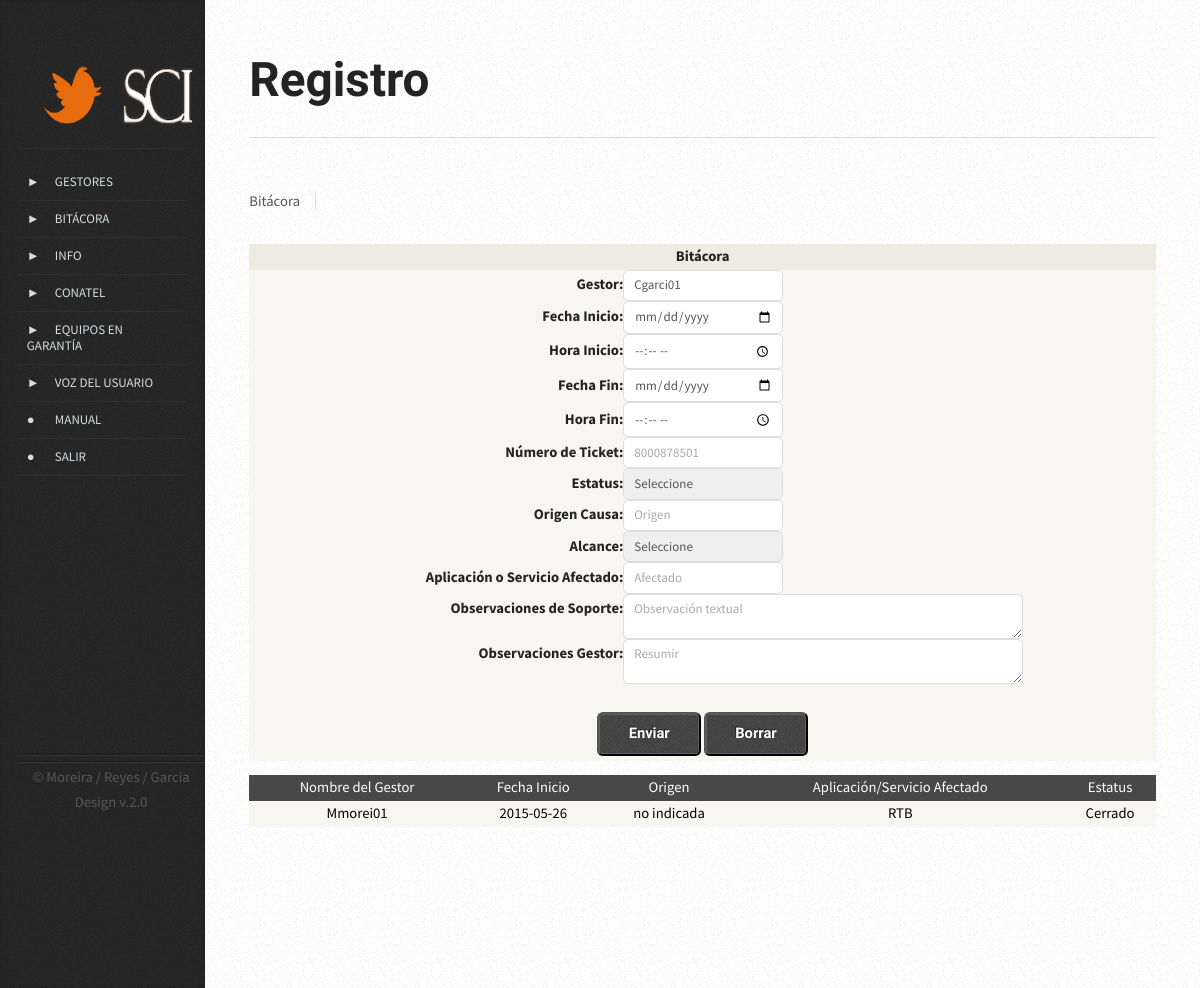
Screenshot of /vista/registro_bitacora.php (signed in) with the database file from the repository.
### tables this page shows
CREATE TABLE `bitacora` (
  `bit_id` smallint(5) unsigned NOT NULL AUTO_INCREMENT,
  `bit_gestor` varchar(30) DEFAULT NULL,
  `bit_tick` varchar(30) DEFAULT NULL,
  `bit_orig` varchar(100) DEFAULT NULL,
  `bit_fechaini` date DEFAULT NULL,
  `bit_horini` time DEFAULT NULL,
  `bit_fechafin` date DEFAULT NULL,
  `bit_horfin` time DEFAULT NULL,
  `bit_alca` text NOT NULL,
  `bit_afect` varchar(100) DEFAULT NULL,
  `bit_estatus` varchar(30) DEFAULT NULL,
  `bit_obsersop` text,
  `bit_obserges` text,
  PRIMARY KEY (`bit_id`)
);

### modelo/mod_bitacora.php (called while the page is built, shortened)
<?php
class bitacora{
		public function mostrarreg($mysqlconn){
		$query= "SELECT bit_gestor, bit_orig, bit_afect, bit_estatus, bit_fechaini FROM bitacora ORDER BY bit_id DESC LIMIT 1";
		$consulta= mysqli_query($mysqlconn, $query) or die ("Consulta Errónea: ".mysqli_error($mysqlconn));
		if($consulta){
			return ($consulta);
			}
		}
}
?>

### controlador/listar_bitacorareg.php (the view, shortened to what this page needs)
<?php
                               $conexion = new Connex();
                               $mysqlconn= $conexion->conectar();
require("../modelo/mod_bitacora.php");
 $consulta= new bitacora();
 $listar=$consulta-> mostrarreg ($mysqlconn);
    if(mysqli_num_rows($listar)>0){
?>
<table id=tablaregistro width=" " border="2" bgcolor="#dcdcdc" align="center" id="listado" >
<thead >
  <tr bgcolor="#000000" >
  <th align="center" bgcolor="#484848"><div align="center" class="style1">Nombre del Gestor</div></th>
  <th align="center" bgcolor="#484848"><div align="center" class="style1">Fecha Inicio</div></th>
  <th align="center" bgcolor="#484848"><div align="center" class="style1">Origen</div></th>
  <th align="center" bgcolor="#484848"><div align="center" class="style1">Aplicación/Servicio Afectado</div></th>
  <th align="center" bgcolor="#484848"><div align="center" class="style1">Estatus</div></th>
  </tr>
 </thead>
 <?php
 for($i=0; $i<mysqli_num_rows($listar); $i++){
 $row= mysqli_fetch_array($listar, MYSQLI_ASSOC);
 $bit_gestor=$row["bit_gestor"];
 $bit_fechaini=$row["bit_fechaini"];
 $bit_orig=$row["bit_orig"];
 $bit_afect=$row["bit_afect"];
 $bit_estatus=$row["bit_estatus"];
 ?>
 <tr>
 <td align="center" bgcolor="#f7f6f1"><span class="style4"><?php echo $bit_gestor;?></span>
 <td align="center" bgcolor="#f7f6f1"><span class="style4"><?php echo $bit_fechaini;?></span>
 <td align="center" bgcolor="#f7f6f1"><span class="style4"><?php echo $bit_orig;?></span>
 <td align="center" bgcolor="#f7f6f1"><span class="style4"><?php echo $bit_afect;?></span>
 <td align="center" bgcolor="#f7f6f1"><span class="style4"><?php echo $bit_estatus;?></span>
     <?php }?>
 </table>
 <?php }?>

### vista/css/style.css (style rules this page uses)
body { background-color: #e8e8e8; background-image: url('images/bg02.png'); }
body,input,textarea,select { font-family: 'Source Sans Pro', sans-serif; font-weight: 400; color: #565656; }
p, ul, ol, dl, table { margin-bottom: 1em; }
table { width: 100%; height: 5%; }
section > :last-child, article > :last-child { margin-bottom: 0; }

### vista/css/style-desktop.css (style rules this page uses)
body { height: 100%; }
body,input,textarea,select { line-height: 1.75em; }

### vista/css/style-narrow.css (style rules this page uses)
body { min-width: 1000px; }
body,input,textarea,select { font-size: 11pt; }

### controlador/listar_bitacorareg.php (style rules this page uses)
.style4 { color: #000000 }

### rows the page displays
bitacora: bit_gestor "Mmorei01", bit_fechaini "2015-05-26", bit_orig "no indicada", bit_afect "RTB", bit_estatus "Cerrado"
